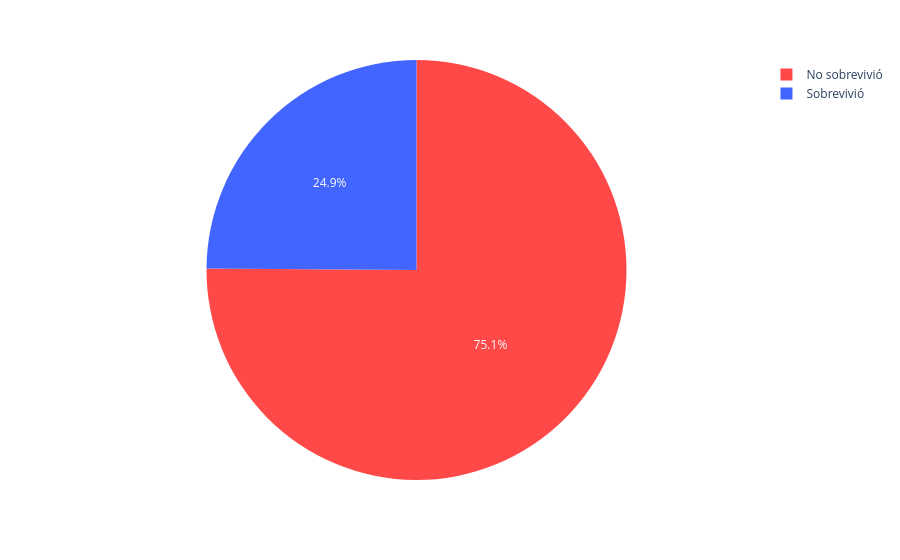

Notebook code cell kept with this figure:
### Markdown cell above
4.2 Gráfico para sobrevivientes de "Fare" bajo

### Code cell
fig_sobrevivientes_fare_bajo = px.pie(
    cuenta_sobrevivientes_fare_bajo,
    values='count',
    names='Sobreviviente',
    color='Sobreviviente',
    color_discrete_map=mapeo_colores
)

fig_sobrevivientes_fare_bajo.show()

### Figure 1 — Plotly figure (JSON) as saved in the notebook; plotly's stock layout.template omitted (floating-point values rounded to 4 significant figures)
{"data": [{"customdata": [["No sobrevivió"], ["Sobrevivió"]], "domain": {"x": [0, 1], "y": [0, 1]}, "hovertemplate": "Sobreviviente=%{customdata[0]}<br>count=%{value}<extra></extra>", "labels": ["No sobrevivió", "Sobrevivió"], "legendgroup": "", "marker": {"colors": ["#ff4848", "#4365ff"]}, "name": "", "showlegend": true, "type": "pie", "values": [344, 114]}], "layout": {"legend": {"tracegroupgap": 0}, "margin": {"t": 60}}}
